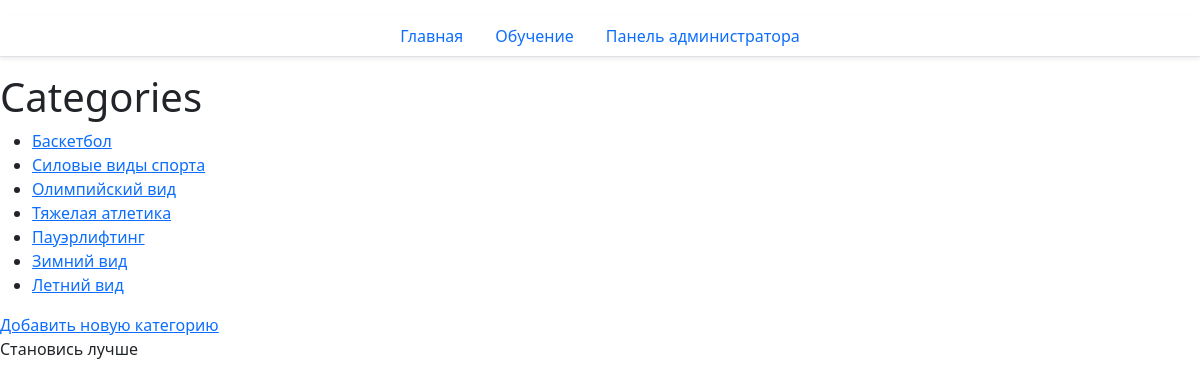
The page /site/categories/ on the database as committed earlier.
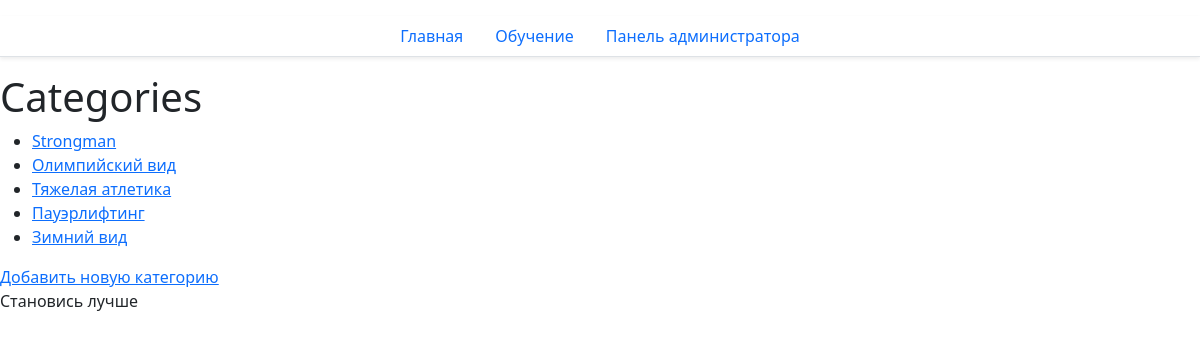
The same page on the database as committed later.
### site_app/models.py (models this page shows, shortened)
class Category(models.Model):
    name = models.CharField(max_length=100, unique=True, verbose_name="Название")
    class Meta:
        verbose_name_plural = 'Категории'
        ordering = ["pk"]

### site_app/views.py (the view)
# urls.py: path("categories/", CategoryView.as_view(), name="ListCategory"),
class CategoryView(ListView):
    model = Category
    template_name = "site_app/categories.html"
    context_object_name = "categories"

### site_app/templates/site_app/categories.html (shortened to what this page needs)
{% extends "site_app/base.html" %}
{% block body %}
  <h1>Categories</h1>
<ul>
    {% for category in categories %}
          <li><a href="{% url 'site_app:category-detail' pk=category.pk %}"
          >{{ category.name }}</a></li>
    {% endfor %}
</ul>
<div>
    <a href="{% url 'site_app:category-add' %}">Добавить новую категорию</a>
</div>
{% endblock %}

### site_app/templates/site_app/base.html (shortened to what this page needs)
{% extends 'base.html' %}
{% block footer %}
 <div>
  Становись лучше
 </div>
{% endblock %}

### templates/base.html (shortened to what this page needs)
<!DOCTYPE html>
<html lang="en">
<head>
  <link
        href="https://unpkg.com/bootstrap@5.3.3/dist/css/bootstrap.min.css"
        rel="stylesheet"
  >
</head>
<body>
<div class="container-fluid my-3 bg-white border-bottom shadow-sm">
  <nav class="nav justify-content-center">
    <a class="nav-link active" aria-current="page" href="{% url 'index' %}">Главная</a>
    <a class="nav-link" href="{% url 'site_app:index' %}">Обучение</a>
    <a class="nav-link" href="{% url 'admin:index' %}">Панель администратора</a>
  </nav>
</div>
{% block body %}
{% endblock %}
<footer>
    {% block footer %}{% endblock %}
</footer>
</body>
</html>

Rows that differ between the two databases and show on the page:
removed Category: name "Баскетбол"
removed Category: name "Летний вид"
changed Category: name "Силовые виды спорта" → "Strongman"
